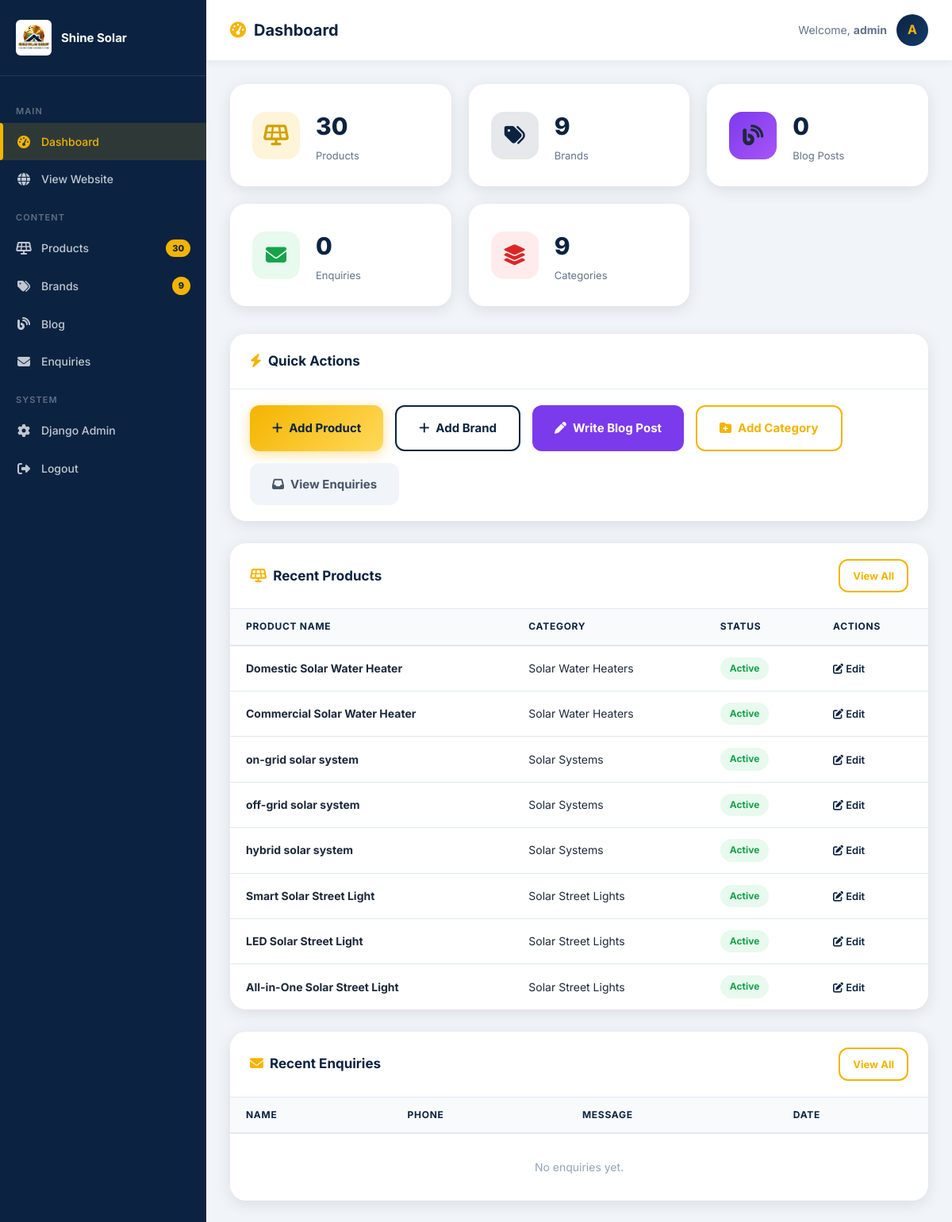
Page /admin-panel/ (signed in) on the committed database.
### products_brands_app/models.py (models this page shows, shortened)
class Product(models.Model):
    category = models.ForeignKey(ProductCategory, on_delete=models.CASCADE, related_name='products')
    name = models.CharField(max_length=200)
    slug = models.SlugField()
    image = models.ImageField(upload_to='products/')
    description = models.TextField(blank=True)
    order = models.PositiveIntegerField(default=0)
    is_active = models.BooleanField(default=True)
    class Meta:
        ordering = ['order', 'name']
        unique_together = ('category', 'slug')

class ProductCategory(models.Model):
    name = models.CharField(max_length=100)
    slug = models.SlugField(unique=True)
    icon = models.CharField(max_length=50, blank=True, help_text="FontAwesome icon class e.g. fa-solar-panel")
    order = models.PositiveIntegerField(default=0)
    class Meta:
        verbose_name_plural = "Product Categories"
        ordering = ['order', 'name']

### website/admin_views.py (the view)
# urls.py: path('', admin_views.admin_dashboard, name='admin_dashboard'),
@login_required(login_url='/admin-panel/login/')
def admin_dashboard(request):
    if not request.user.is_staff:
        return redirect('home')
    context = {
        'product_count': Product.objects.count(),
        'brand_count': Brand.objects.count(),
        'contact_count': ContactEnquiry.objects.count(),
        'category_count': ProductCategory.objects.count(),
        'blog_count': BlogPost.objects.count(),
        'recent_products': Product.objects.select_related('category').order_by('-id')[:8],
        'recent_contacts': ContactEnquiry.objects.order_by('-created_at')[:8],
    }
    return render(request, 'admin_panel/dashboard.html', context)

### website/templates/admin_panel/dashboard.html (shortened to what this page needs)
{% load static %}
<!DOCTYPE html>
<html lang="en">
<head>
  <link rel="stylesheet" href="{% static 'css/style.css' %}">
  <link rel="stylesheet" href="https://cdnjs.cloudflare.com/ajax/libs/font-awesome/6.5.1/css/all.min.css">
</head>
<body>
<div class="admin-layout">
  <aside class="admin-sidebar">
    <div class="sidebar-logo">
      <img src="{% static 'images/logo.png' %}" alt="Logo">
      <span>Shine Solar</span>
    </div>
    <nav class="sidebar-nav">
      <div class="sidebar-section">Main</div>
      <a href="{% url 'admin_dashboard' %}" class="sidebar-link active">
        <i class="fas fa-tachometer-alt"></i><span>Dashboard</span>
      </a>
      <a href="{% url 'home' %}" class="sidebar-link" target="_blank">
        <i class="fas fa-globe"></i><span>View Website</span>
      </a>
      <div class="sidebar-section">Content</div>
      <a href="{% url 'admin_products' %}" class="sidebar-link">
        <i class="fas fa-solar-panel"></i><span>Products</span>
        <span class="sidebar-badge">{{ product_count }}</span>
      </a>
      <a href="{% url 'admin_brands' %}" class="sidebar-link">
        <i class="fas fa-tags"></i><span>Brands</span>
        <span class="sidebar-badge">{{ brand_count }}</span>
      </a>
      <a href="{% url 'admin_blog' %}" class="sidebar-link">
        <i class="fas fa-blog"></i><span>Blog</span>
      </a>
      <a href="{% url 'admin_contacts' %}" class="sidebar-link">
        <i class="fas fa-envelope"></i><span>Enquiries</span>
      </a>
      <div class="sidebar-section">System</div>
      <a href="/admin/" class="sidebar-link">
        <i class="fas fa-cog"></i><span>Django Admin</span>
      </a>
      <a href="{% url 'admin_logout' %}" class="sidebar-link">
        <i class="fas fa-sign-out-alt"></i><span>Logout</span>
      </a>
    </nav>
  </aside>
  <main class="admin-main">
    <div class="admin-topbar">
      <h1><i class="fas fa-tachometer-alt" style="color:var(--gold);margin-right:10px;"></i>Dashboard</h1>
      <div class="admin-user">
        <span style="color:#64748b;font-size:14px;">Welcome, <strong>{{ user.username }}</strong></span>
        <div class="admin-avatar">{{ user.username|first|upper }}</div>
      </div>
    </div>
    <div class="admin-content">
      <div class="dash-cards">
        <a href="{% url 'admin_products' %}" class="dash-card">
          <div class="dash-icon gold"><i class="fas fa-solar-panel"></i></div>
          <div class="dash-info"><div class="num">{{ product_count }}</div><div class="lbl">Products</div></div>
        </a>
        <a href="{% url 'admin_brands' %}" class="dash-card">
          <div class="dash-icon blue"><i class="fas fa-tags"></i></div>
          <div class="dash-info"><div class="num">{{ brand_count }}</div><div class="lbl">Brands</div></div>
        </a>
        <a href="{% url 'admin_blog' %}" class="dash-card">
          <div class="dash-icon" style="background:linear-gradient(135deg,#7c3aed,#a855f7);"><i class="fas fa-blog"></i></div>
          <div class="dash-info"><div class="num">{{ blog_count }}</div><div class="lbl">Blog Posts</div></div>
        </a>
        <a href="{% url 'admin_contacts' %}" class="dash-card">
          <div class="dash-icon green"><i class="fas fa-envelope"></i></div>
          <div class="dash-info"><div class="num">{{ contact_count }}</div><div class="lbl">Enquiries</div></div>
        </a>
        <div class="dash-card">
          <div class="dash-icon red"><i class="fas fa-layer-group"></i></div>
          <div class="dash-info"><div class="num">{{ category_count }}</div><div class="lbl">Categories</div></div>
        </div>
      </div>
      <div class="admin-table-card" style="margin-bottom:28px;">
        <div class="admin-table-header">
          <h3><i class="fas fa-bolt" style="color:var(--gold);margin-right:8px;"></i>Quick Actions</h3>
        </div>
        <div style="padding:20px 25px;display:flex;gap:15px;flex-wrap:wrap;">
          <a href="{% url 'admin_product_add' %}" class="btn btn-primary"><i class="fas fa-plus"></i> Add Product</a>
          <a href="{% url 'admin_brand_add' %}" class="btn btn-secondary"><i class="fas fa-plus"></i> Add Brand</a>
          <a href="{% url 'admin_blog_add' %}" class="btn" style="background:#7c3aed;color:#fff;"><i class="fas fa-pen"></i> Write Blog Post</a>
          <a href="/admin/products_brands_app/productcategory/add/" class="btn btn-outline"><i class="fas fa-folder-plus"></i> Add Category</a>
          <a href="{% url 'admin_contacts' %}" class="btn" style="background:#f1f5f9;color:#475569;"><i class="fas fa-inbox"></i> View Enquiries</a>
        </div>
      </div>
      <div class="admin-table-card">
        <div class="admin-table-header">
          <h3><i class="fas fa-solar-panel" style="color:var(--gold);margin-right:8px;"></i>Recent Products</h3>
          <a href="{% url 'admin_products' %}" class="btn btn-outline" style="padding:8px 16px;font-size:13px;">View All</a>
        </div>
        <table class="admin-table">
          <thead>
            <tr>
              <th>Product Name</th>
              <th>Category</th>
              <th>Status</th>
              <th>Actions</th>
            </tr>
          </thead>
          <tbody>
            {% for product in recent_products %}
            <tr>
              <td><strong>{{ product.name }}</strong></td>
              <td>{{ product.category.name }}</td>
              <td>
                {% if product.is_active %}
                  <span class="badge badge-active">Active</span>
                {% else %}
                  <span class="badge badge-inactive">Inactive</span>
                {% endif %}
              </td>
              <td>
                <a href="{% url 'admin_product_edit' product.id %}" style="color:var(--primary);text-decoration:none;margin-right:10px;font-size:13px;font-weight:600;"><i class="fas fa-edit"></i> Edit</a>
              </td>
            </tr>
            {% empty %}
            <tr><td colspan="4" style="text-align:center;color:#94a3b8;padding:30px;">No products yet. <a href="{% url 'admin_product_add' %}">Add one</a></td></tr>
            {% endfor %}
          </tbody>
        </table>
      </div>
      <div class="admin-table-card">
        <div class="admin-table-header">
          <h3><i class="fas fa-envelope" style="color:var(--gold);margin-right:8px;"></i>Recent Enquiries</h3>
          <a href="{% url 'admin_contacts' %}" class="btn btn-outline" style="padding:8px 16px;font-size:13px;">View All</a>
        </div>
        <table class="admin-table">
          <thead>
            <tr><th>Name</th><th>Phone</th><th>Message</th><th>Date</th></tr>
          </thead>
          <tbody>
            {% for contact in recent_contacts %}
            <tr>
              <td><strong>{{ contact.name }}</strong></td>
              <td>{{ contact.phone }}</td>
              <td>{{ contact.message|truncatechars:60 }}</td>
              <td style="white-space:nowrap;">{{ contact.created_at|date:"d M Y" }}</td>
            </tr>
            {% empty %}
            <tr><td colspan="4" style="text-align:center;color:#94a3b8;padding:30px;">No enquiries yet.</td></tr>
            {% endfor %}
          </tbody>
        </table>
      </div>
    </div>
  </main>
</div>
</body>
</html>

### rows in the picture
Product: name "Domestic Solar Water Heater", category.name "Solar Water Heaters", is_active "Active"
Product: name "Commercial Solar Water Heater", category.name "Solar Water Heaters", is_active "Active"
Product: name "on-grid solar system", category.name "Solar Systems", is_active "Active"
Product: name "off-grid solar system", category.name "Solar Systems", is_active "Active"
Product: name "hybrid solar system", category.name "Solar Systems", is_active "Active"
Product: name "Smart Solar Street Light", category.name "Solar Street Lights", is_active "Active"
Product: name "LED Solar Street Light", category.name "Solar Street Lights", is_active "Active"
Product: name "All-in-One Solar Street Light", category.name "Solar Street Lights", is_active "Active"

### other values in the picture
{{ product_count }} "30"
{{ brand_count }} "9"
{{ user.username }} "admin"
{{ user.username|first|upper }} "A"
{{ blog_count }} "0"
{{ contact_count }} "0"
{{ category_count }} "9"
